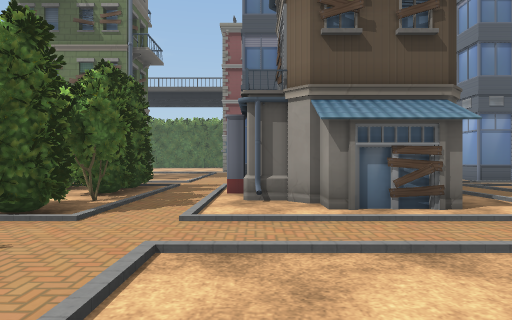
view 1 (above)

24 first-person views from a walk through a Unity game level. The camera is 1.2 m above the floor, looks level and sees 75° across. The floor is counted in squares, 2 m on a side. Each view is taken from the middle of a square. On the plan, view 1 faces up. The plan holds only what a view shows up to about 10 squares ahead; the rest is blank. The place goes on beyond the plan. The player character is not drawn. Some surface patterns are stand-ins.

view 2
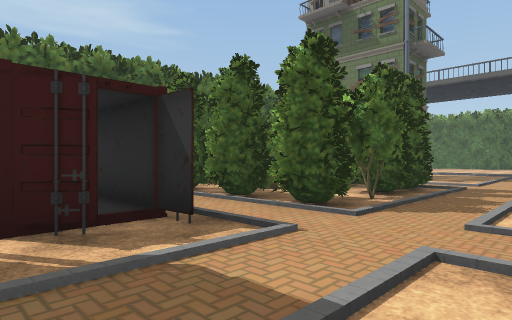

view 3
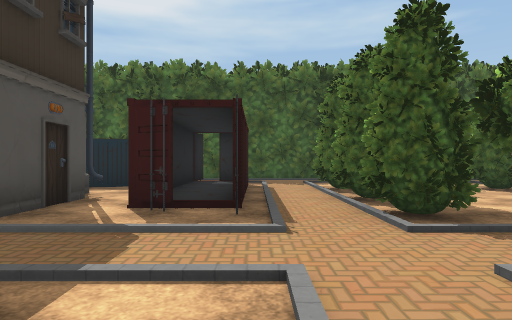

view 4
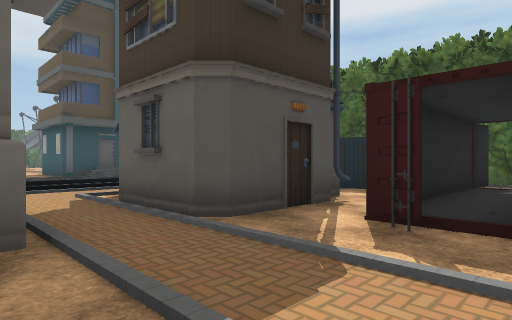

view 5
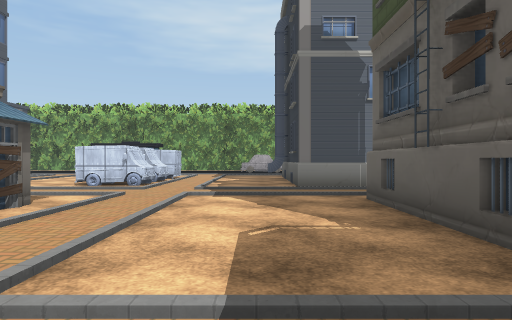

view 6
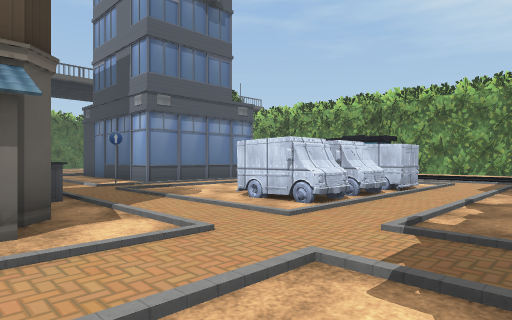

view 7
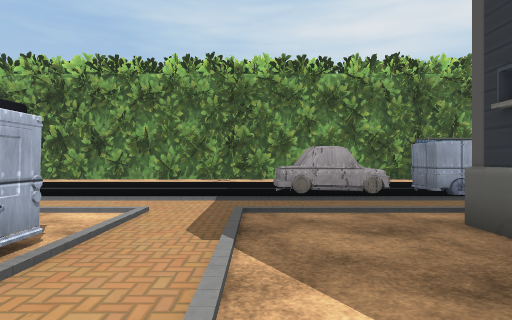

view 8
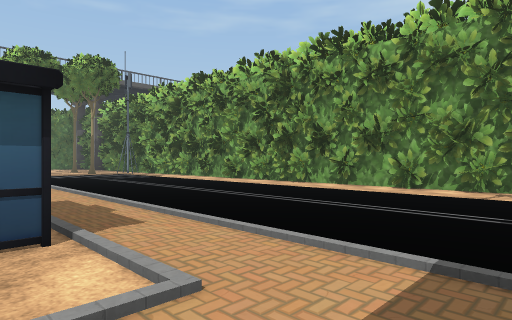

view 9
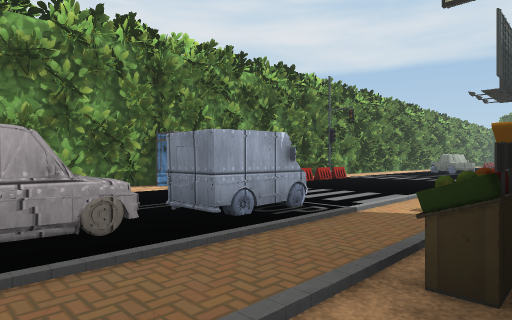

view 10
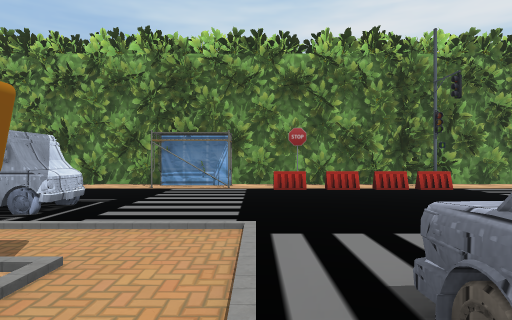

view 11
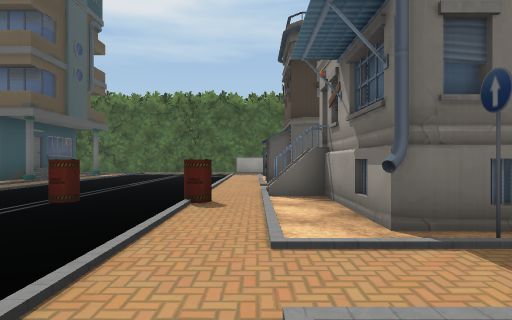

view 12
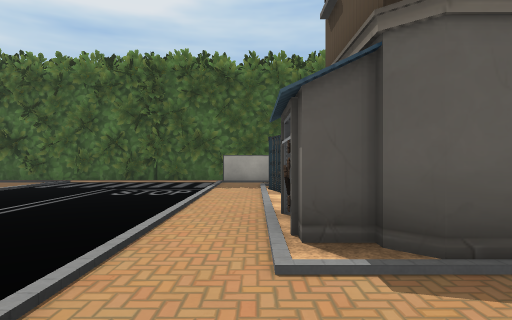

view 13
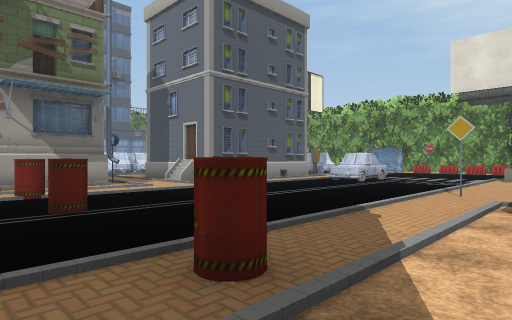

view 14
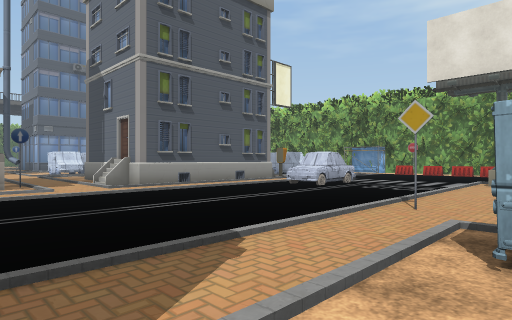

view 15
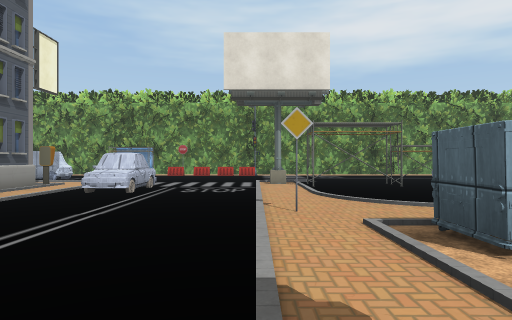

view 16
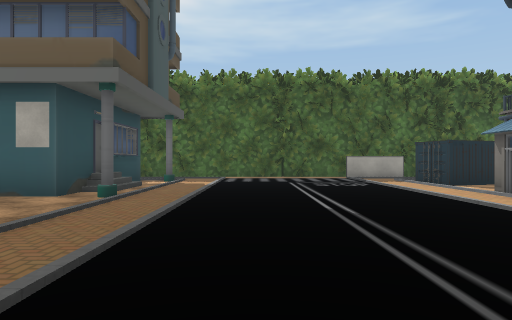

view 17
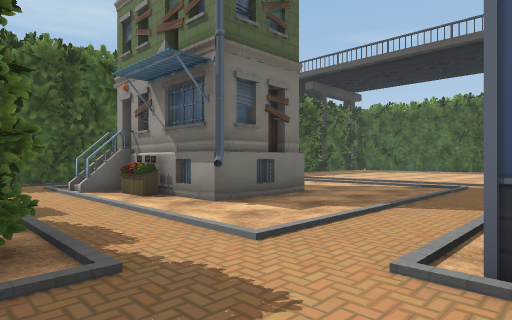

view 18
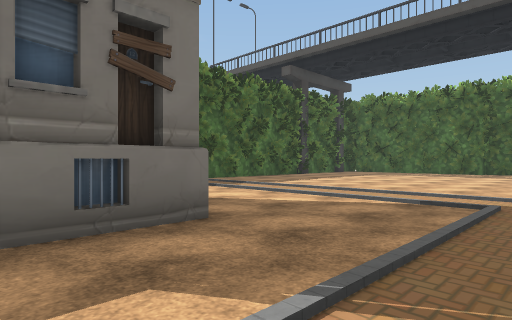

view 19
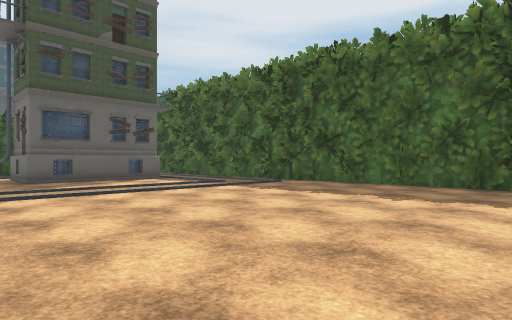

view 20
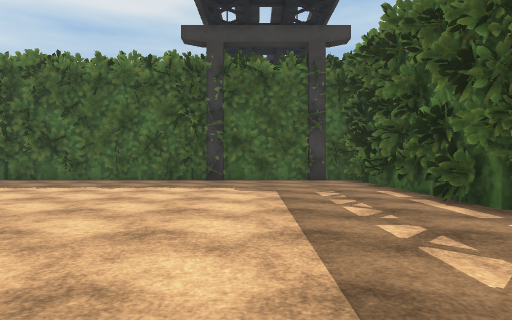

view 21
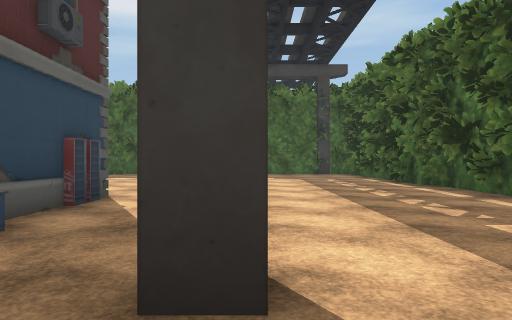

view 22
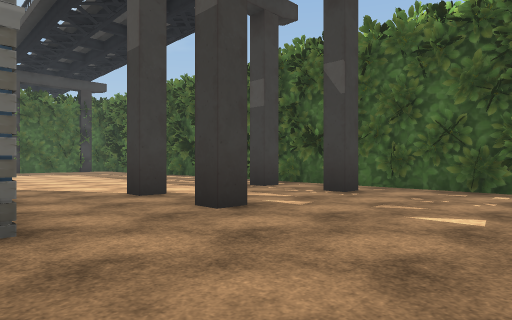

view 23
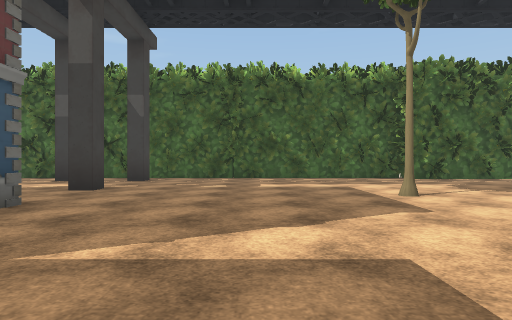

view 24
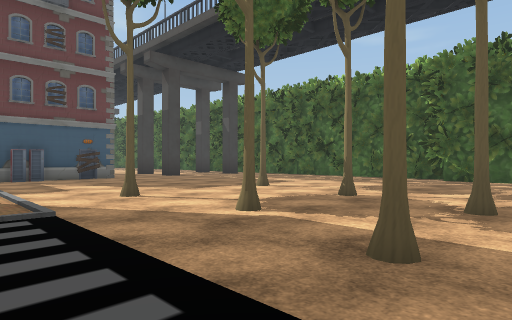

### Floor plan
Key: @ floor where view 1 was taken; # wall or solid block; x gap in a wall; . floor; / step, stairs or slope; = window, fence, low wall or low ledge; B building; U bush; C container; A car; S sign; P phone; I billboard; R barrel; T tree; O other object.
Columns run from 10 left of view 1 to 18 right of it. Each row starts with its distance up from view 1.
 26 ##################     ##
 25 #............#.#.......###
 24 #.........................
 23 #.........................
 22 #............#.#..........
 21 #....................T....
 20 #........... ..........T..
 19 #........###   B.........T.
 18 #........      ........T...
 17 #........      B.....T...Tx
 16 #........       ...........
 15 #........         .    ....
 14   ........
 13    .......
 12     BBB...            ...
 11 #     B...     ..     ....
 10 #  BBBB...    ...##   .....
  9 #..B......B   .S...   .....#
  8   .........   .....  ......#
  7    .UUUUU..  O.....  ......#
  6    UU UUU.B  #....  O......#
  5   UU.O.UU.B###..AAAAO......#
  4  ...UUUUU..BB...AAAA.......#
  3  ...UUUU...................#
  2  ..CCCCC...................
  1 #. C   C...............A.
  0 #   CCCC..@.....#B###..A   #
 -1    CCB###.BBBB..#   O..A...#
 -2     CB ##.B  BS.#    ..A...##
 -3    CCB ##./BBB..##   .....O##
 -4 #I......../..........P....OO#
 -5 #..........R...............##
 -6 #..................AA.....S##
 -7 #..........R..............=#
 -8 #............  ...........=#
 -9 #.........................##
-10 #..........R....S....I.  ..#
-11 #  .B/........AA....OO.    #

Positions as (right, up) in squares from view 1, and headings:
1: (0, 0), facing up
2: (0, 0), facing up-left
3: (1, 2), facing left
4: (0, 2), facing down-left
5: (-2, 1), facing right
6: (2, 1), facing up-right
7: (7, 2), facing right
8: (10, 2), facing up-right
9: (10, 1), facing down-right
10: (9, -5), facing right
11: (6, -4), facing left
12: (0, -4), facing left
13: (0, -11), facing up-right
14: (2, -11), facing up-right
15: (2, -9), facing right
16: (2, -8), facing left
17: (0, 7), facing up-left
18: (-1, 10), facing up-left
19: (-2, 22), facing down-left
20: (0, 23), facing left
21: (4, 22), facing left
22: (8, 19), facing up-left
23: (8, 15), facing up
24: (16, 15), facing up-left
